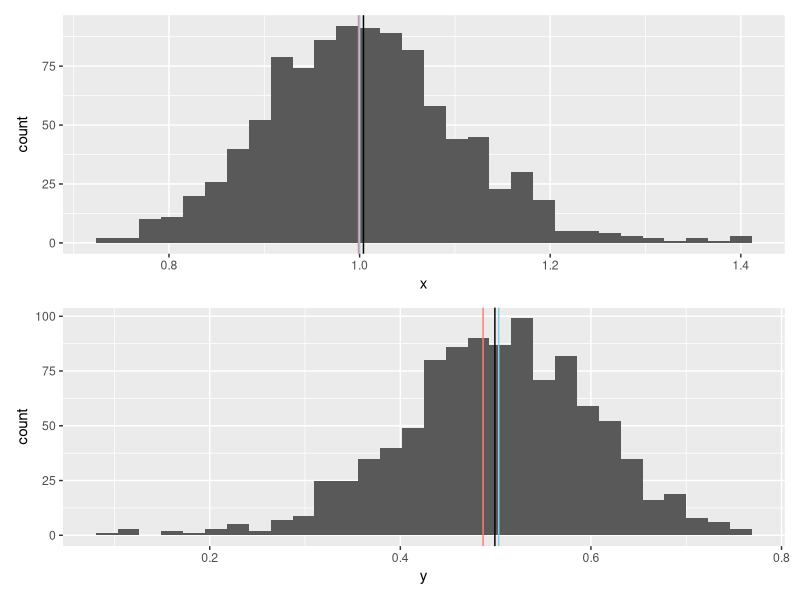

Write the R code that produced this figure.

library(tidyverse)
library(patchwork)

# central tendency --------------------------------------------------------

# 7.3.1 Q1
z <- exp(rnorm(n = 1000, mean = 0, sd = 0.1))

# arithmetic mean
## using a built-in function
mu_z <- mean(z)

## manual
sum(z) / length(z)

# geometric
## taking the mean in log scale
mug_z <- exp(mean(log(z)))

## use prod() function
prod(z)^(1 / length(z))

# median
## built-in function
med_z <- median(z)

## manual (even number, so get two mid-point values)
z <- sort(z)
id1 <- length(z) / 2
id2 <- (length(z) + 1) / 2
0.5 * sum(c(z[id1], z[id2])) # slightly differ from median(z), so the function may employ something different

# 7.3.1 Q2, Q3, Q4
df_z <- tibble(x = z)

g1 <- df_z %>% 
  ggplot(aes(x = x)) +
  geom_histogram() +
  geom_vline(xintercept = mu_z) +
  geom_vline(xintercept = mug_z,
             color = "salmon") +
  geom_vline(xintercept = med_z,
             color = "skyblue")
  
# 7.3.1 Q5
## new vector
z_rev <- -z + max(z) + 0.1

## get mean values
mu_z_rev <- mean(z_rev)
mug_z_rev <- exp(mean(log(z_rev)))
med_z_rev <- median(z_rev)

## re-define df_z
df_z <- df_z %>% 
  mutate(y = z_rev)

## visualization
g2 <- df_z %>% 
  ggplot(aes(x = y)) +
  geom_histogram() +
  geom_vline(xintercept = mu_z_rev) +
  geom_vline(xintercept = mug_z_rev,
             color = "salmon") +
  geom_vline(xintercept = med_z_rev,
             color = "skyblue")

# this syntax works for ggplot objects after loading `library(patchwork)`
g1 / g2


# variation ---------------------------------------------------------------

w <- rnorm(100, mean = 10, sd = 1) # unit: g
head(w) # show first 10 elements in w

# Q1
## gram to milligram
m <- 1000 * w # unit: milligram

# Q2
## standard deviaion
s2_w <- sum((w - mean(w))^2) / length(w)
s_w <- sqrt(s2_w)

s2_m <- sum((m - mean(m))^2) / length(m)
s_m <- sqrt(s2_m)

## MAD
mad_w <- median(abs(w - median(w)))
mad_m <- median(abs(m - median(m)))

# Q3
## CV
cv_w <- s_w / mean(w) # numerator has a unit of [g], denom [g]
cv_m <- s_m / mean(m) # numerator has a unit of [mg], denom [mg]

## MAD / median
madr_w <- mad_w / median(w)
madr_m <- mad_m / median(m)

